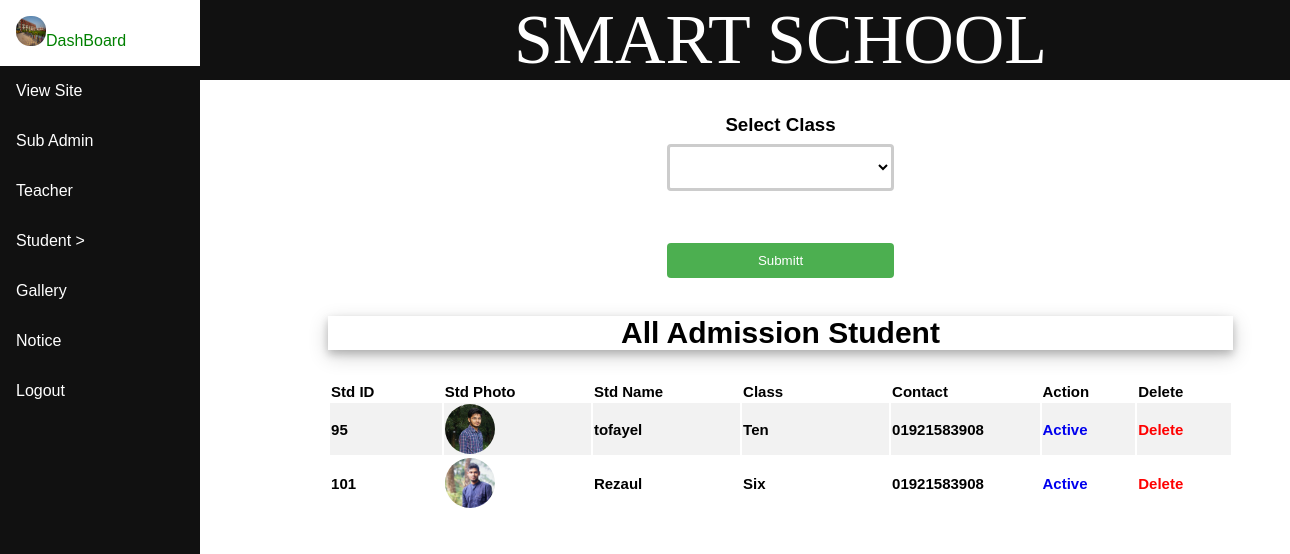
The page /admin/admission.php (signed in) on the database its author committed.
### tables this page shows
CREATE TABLE `admissionform` (
  `std_id` int(10) NOT NULL,
  `cls_id` int(10) NOT NULL,
  `firstname` varchar(50) NOT NULL,
  `lastname` varchar(50) NOT NULL,
  `fathersname` varchar(50) NOT NULL,
  `mothersname` varchar(50) NOT NULL,
  `preadds` varchar(150) NOT NULL,
  `peradds` varchar(150) NOT NULL,
  `monumber` varchar(20) NOT NULL,
  `email` varchar(50) NOT NULL,
  `gender` enum('male','female','others') NOT NULL,
  `religion` enum('islam','hindu','chirestan') NOT NULL,
  `dofb` date NOT NULL,
  `country` enum('bangladesh','india','usa') NOT NULL,
  `com_code` varchar(255) NOT NULL,
  `uname` varchar(50) NOT NULL,
  `password` varchar(100) NOT NULL,
  `action` varchar(50) NOT NULL,
  `img_name` varchar(100) NOT NULL,
  `img_path` varchar(100) NOT NULL,
  `img_type` varchar(100) NOT NULL
);

CREATE TABLE `classinfo` (
  `cls_id` int(10) NOT NULL,
  `clsname` varchar(50) NOT NULL
);

### admin/admission.php (the view, shortened to what this page needs)
<!DOCTYPE html PUBLIC "-//W3C//DTD XHTML 1.0 Transitional//EN" "http://www.w3.org/TR/xhtml1/DTD/xhtml1-transitional.dtd">
<html xmlns="http://www.w3.org/1999/xhtml">
<head>
<link rel="stylesheet" type="text/css" href="css/style.css">
</head>
<body>
<body>
<div id="head" >
<?php include("header/header.php");   ?>
</div>
<div class="sidenav">
  <?php include("menu/menu.php"); ?>
</div>
<div  class="cont">
<table><center>
<form id="" name="" method="POST" action="admissionnewforclass.php" enctype="multipart/form-data">
 <div><h3><b> <label for="class">Select Class</label><br />
    <select id="clas" name="cls_id"  required>
     <option value=""></option>
      <?php
include("../database/config.php");
$sql = "SELECT * FROM classinfo ";
$result = mysqli_query($myconn, $sql);
if (mysqli_num_rows($result) > 0) {
    while($row = mysqli_fetch_assoc($result))
{
	$clsid=$row['cls_id'];
	$name=$row['clsname'];
?>
<option value="<?php echo $clsid; ?>"><?php echo $name; ?></option>
<?php
    }
} else {
    echo "0 results";
}
?></select></div></br>
      <input type="submit" id="" value="Submitt" /></div>
<center><table width="80%">
<div class="polaroid">
<p style="font-size:30px"><b>All Admission Student</b></p>
 <tr>
<th width="90px">Std ID</th>
<th width="128px">Std Photo</th>
<th width="125px">Std Name</th>
<th width="120px">Class</th>
<th width="140px">Contact</th>
<th width="95px">Action</th>
<th width="95px">Delete</th>
</tr>
<?php
include("../database/config.php");
$sql=" SELECT * FROM admissionform INNER JOIN classinfo ON admissionform.cls_id= classinfo.cls_id WHERE action='new' ";
$query=mysqli_query($myconn,$sql);
if (mysqli_num_rows($query) > 0) {
 while($row = mysqli_fetch_assoc($query))
{
	$sid=$row['std_id'];
$image=$row['img_path'];
$name=$row['firstname'];
$mobile=$row['monumber'];
$clsname=$row['clsname'];
?>
 <tr>
<th width="114px"><?php echo $sid; ?></th>
<th width="150px"><img src="../image/<?php echo $image; ?>"  width="50px" height="50px" style=" border-radius: 50px" position="absolute"/></th>
<th width="150px"><a href="studentdetails.php?pid=<?php echo $sid; ?>"><p style="color:black"><?php echo $name; ?></p></a></th>
<th width="150px"><?php echo $clsname; ?></th>
<th width="150px"><?php echo $mobile; ?></th>
<th width="55px"><a href="sactive.php?std_id=<?php echo $sid; ?>" onclick="return confirm('Are you sure you want to Active?');" > Active</th>
<td>
<a href="delete/sdeletenow.php?std_id=<?php echo $sid; ?>" onclick="return confirm('Are you sure you want to Delete?');" ><p style="color:red;">Delete</p></a></th>
</tr>
<?php   }
} else {
    echo "0 results";
}
?>
</div>
</table></center>
</body>
</html>

### admin/css/style.css (style rules this page uses)
#head { height:80px; top:0px; position:absolute; width:90%; left:200px; position:absolute; background-color:#111; }
* { box-sizing: border-box; }
body { margin: 0; font-family: Arial, Helvetica, sans-serif; }
.sidenav { height: 100%; width: 200px; position: fixed; z-index: 1; top: 0; left: 0; background-color: #111; overflow-x: hidden; }
.cont { background-color:white; height:auto; left:200px; top:80px; position:absolute; width:90%; background-repeat: no-repeat, repeat; padding: 15px; }
input[type=text], select { width:40%; padding: 12px 20px; margin: 8px 0; display: inline-block; border: 3px solid #ccc; border-radius: 4px; box-sizing: border-box; background-color:White; }
input[type=email], select { width:40%; padding: 12px 20px; margin: 8px 0; display: inline-block; border: 3px solid #ccc; border-radius: 4px; box-sizing: border-box; background-color:White; }
input[type=password], select { width:40%; background-color: #4CAF50; padding: 12px 20px; margin: 8px 0; display: inline-block; border: 3px solid #ccc; border-radius: 4px; box-sizing: border-box; background-color:White; }
input[type=int], select { width:40%; padding: 12px 20px; margin: 8px 0; display: inline-block; border: 3px solid #ccc; border-radius: 4px; box-sizing: border-box; background-color:White; }
select { width:20%; background-color:White; padding: 12px 20px; margin: 8px 0; display: inline-block; border: 3px solid #ccc; border-radius: 4px; box-sizing: border-box; background-color:White; }
input[type=submit] { width:20%; background-color: #4CAF50; color: white; padding: 10px 20px; margin: 8px 0; border: none; border-radius: 4px; cursor: pointer; }
th, td { text-align:left; padding: 0,0,0,0; font-size:15px; }
tr:nth-child(even) { background-color: #f2f2f2; }
a { display: inline-block; text-decoration: none; }

### admin/admission.php (style rules this page uses)
body { margin:25px; }
div.polaroid { width: 80%; background-color: white; box-shadow: 0 4px 8px 0 rgba(0, 0, 0, 0.2), 0 6px 20px 0 rgba(0, 0, 0, 0.19); margin-bottom: 25px; }

### rows shown on the page
admissionform: std_id "95", img_path (picture), firstname "tofayel", cls.clsname "Ten", monumber "01921583908"
admissionform: std_id "101", img_path (picture), firstname "Rezaul", cls.clsname "Six", monumber "01921583908"
